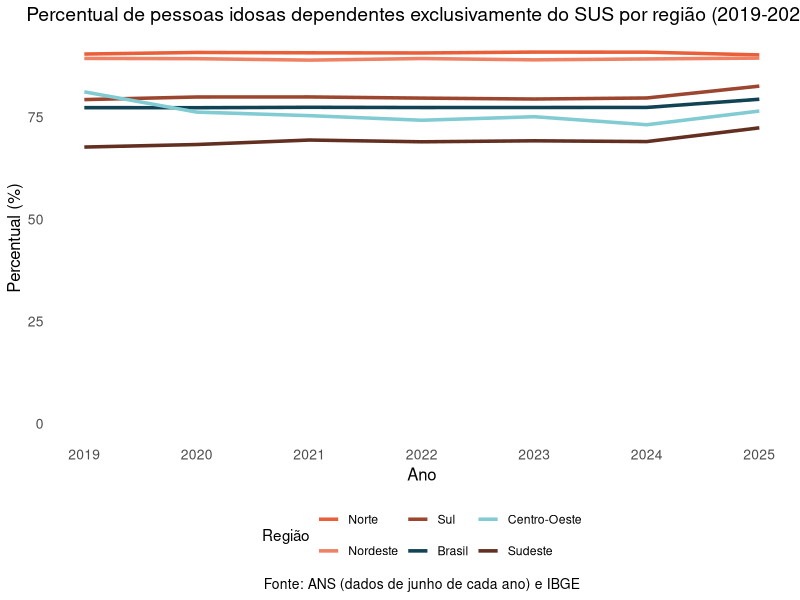
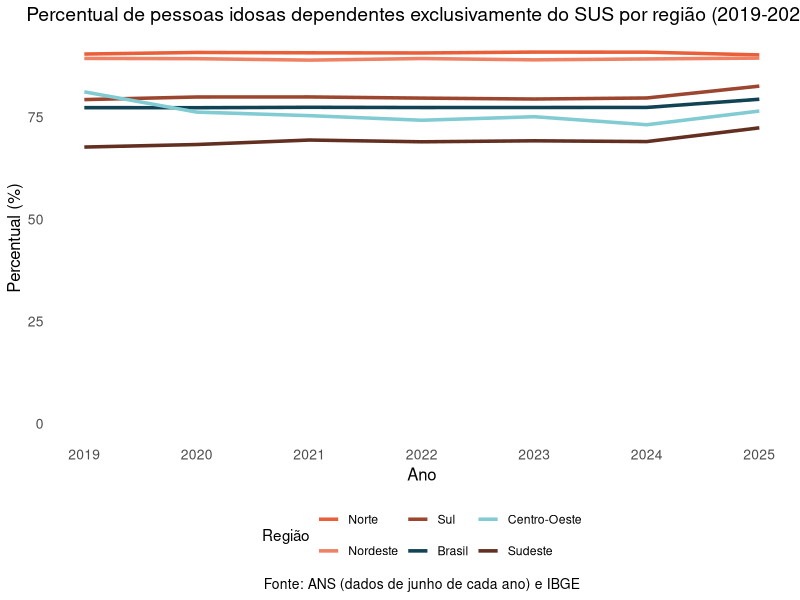

R code for these plots, in order:
if (!require(ggplot2)) install.packages("ggplot2")
if (!require(dplyr)) install.packages("dplyr")
if (!require(readxl)) install.packages("readxl")

library(ggplot2)
library(dplyr)
library(readxl)

dados <- read_excel("./dados/merged_ans_populacao.xlsx")

regioes <- data.frame(
  uf = c("AC", "AM", "AP", "PA", "RO", "RR", "TO", "AL", "BA", "CE", "MA", "PB", "PE", "PI", "RN", "SE", "DF", "GO", "MS", "MT", "ES", "MG", "RJ", "SP", "PR", "RS", "SC"),
  regiao = c(rep("Norte", 7), rep("Nordeste", 9), rep("Centro-Oeste", 4), rep("Sudeste", 4), rep("Sul", 3))
)

dados <- left_join(dados, regioes, by = "uf")

dados_regioes <- dados %>%
  group_by(ano, regiao) %>%
  summarise(
    total_populacao = sum(populacao, na.rm = TRUE),
    total_dependentes = sum(dependentes_do_sus, na.rm = TRUE),
    .groups = "drop"
  ) %>%
  mutate(percentual_sus_dependente = (total_dependentes / total_populacao) * 100)

dados_brasil <- dados %>%
  group_by(ano) %>%
  summarise(
    total_populacao = sum(populacao, na.rm = TRUE),
    total_dependentes = sum(dependentes_do_sus, na.rm = TRUE)
  ) %>%
  mutate(
    percentual_sus_dependente = (total_dependentes / total_populacao) * 100,
    regiao = "Brasil"
  )

dados_combinados <- bind_rows(dados_regioes, dados_brasil)

dados_combinados$regiao <- factor(dados_combinados$regiao, levels = c("Norte", "Nordeste", "Sul", "Brasil", "Centro-Oeste", "Sudeste"))

dados_combinados <- dados_combinados %>%
  mutate(nudge_value = case_when(
    regiao == "Brasil" ~ 1.5,
    regiao == "Norte" ~ 3.0,
    regiao == "Nordeste" ~ 4.5,
    regiao == "Centro-Oeste" ~ 6.0,
    regiao == "Sudeste" ~ 7.5,
    regiao == "Sul" ~ 9.0
  ))

ggplot(dados_combinados, aes(x = ano, y = percentual_sus_dependente, color = regiao, group = regiao)) +
  geom_line(linewidth = 1.2) +
  scale_color_manual(values = c("Norte" = "#E95F3A", "Nordeste" = "#EF8264", "Sul" = "#9C462F", "Brasil" = "#114354", "Centro-Oeste" = "#81CBD3", "Sudeste" = "#632F21")) +
  scale_x_continuous(breaks = 2019:2025, limits = c(2019, 2025)) +
  scale_y_continuous(limits = c(0, NA)) +
  labs(
    title = "Percentual de pessoas idosas dependentes exclusivamente do SUS por região (2019-2025)",
    x = "Ano",
    y = "Percentual (%)",
    color = "Região",
    caption = "Fonte: ANS (dados de junho de cada ano) e IBGE"
  ) +
  theme_minimal() +
  theme(
    plot.title = element_text(hjust = 0.5, size = 14),
    plot.caption = element_text(hjust = 0.5, size = 10),
    axis.text = element_text(size = 10),
    axis.title = element_text(size = 12),
    panel.grid = element_blank(),
    legend.position = "bottom",
    plot.margin = margin(5, 5, 5, 5)
  ) +
  guides(color = guide_legend(override.aes = list(linetype = "solid", shape = NA)))

ggsave("./resultados/linha_sus_dependente_brasil.png", width = 10, height = 6, dpi = 600, bg = "white")
